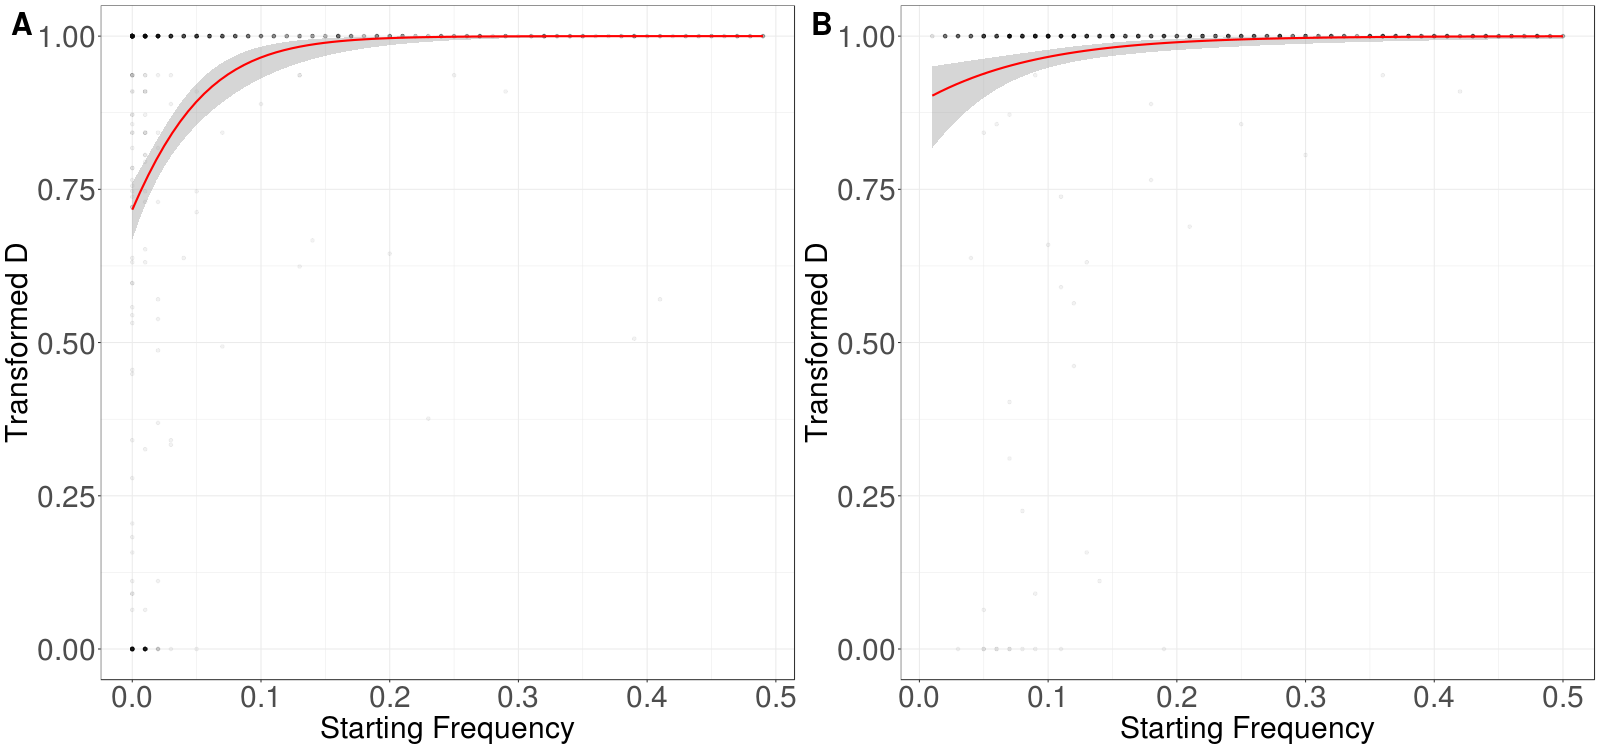

R code for this plot:
## Plot D ~ Starting Frequency (combining all simulation reps) ####################################################################
library(ggplot2)

scenarios <- c("NQTL100", "NQTL100_D0", "NQTL100_D1", "NQTL10", "NQTL10_D0", "NQTL10_D1", "NQTL10_FreqHigh5", "NQTL10_FreqLow5", "NQTL100_FreqHigh5", "NQTL100_FreqLow5", "NQTL100_ESDistE", "NQTL10_ESDistE")

for (k in c(4,7)) {
  scenario <- scenarios[k]
  for (i in 1:100){
    print(i)
    setwd(paste0("/fs/cbsubscb10/storage/rl683/TemporalScan/Simulations/", scenario, "/SimRep", i, "/ExpRepPlus1"))
    df1 <- read.table("SampleFreqAllTimepoints.txt", sep = ",", header = T)
    setwd(paste0("/fs/cbsubscb10/storage/rl683/TemporalScan/Simulations/", scenario, "/SimRep", i, "/ExpRepMinus1"))
    df2 <- read.table("SampleFreqAllTimepoints.txt", sep = ",", header = T)
    df1 <- df1[,c(1, 3, 4, 16)]
    colnames(df1) <- c("PermanentID", "Position", "EffectSize", "FrequencyPlus")
    df1 <- df1[which(df1$EffectSize!=0),]
    df2 <- df2[,c(1, 3, 4, 16, 7)]
    colnames(df2) <- c("PermanentID", "Position", "EffectSize", "FrequencyMinus", "StartingFrequency")
    df2 <- df2[which(df2$EffectSize!=0),]
    df <- merge(df1, df2, by="PermanentID", all=T)
    #Position<-apply(df[,c(2,5)], 1, function(x){mean(x, na.rm = T)})
    #EffectSize<-apply(df[,c(3,6)], 1, function(x){mean(x, na.rm = T)})
    df <- df[,c(1,4,7,8)]
    #df <- cbind(df, Position, EffectSize)
    df[is.na(df)]<-0
    df <- cbind(df, D=abs(df$FrequencyPlus-df$FrequencyMinus)) 
    if (i==1){
      gg_frame <- df
    }
    else {
      gg_frame<-rbind(gg_frame, df)
    }
  }
  
  gg_frame[,-1]<-gg_frame[,-1]/100
  
  fit1 <- glm(D~StartingFrequency, data=gg_frame, family=binomial)
  
  p1 <- ggplot(fit1$model, aes_string(x = names(fit1$model)[2], y = names(fit1$model)[1])) + 
    geom_point(alpha=0.05) +
    geom_smooth(method = "glm", method.args = list(family = "binomial"), col="red") +
    # stat_smooth(method = "lm", col = "red") +
    # labs(title = paste("Adj R2 = ",signif(summary(fit1)$adj.r.squared, 5),
    #                    " P =",signif(summary(fit1)$coef[2,4], 5))) +
    scale_y_continuous(limits = c(0,1)) + 
    theme(legend.position="none") +
    xlab("Starting Frequency") +
    ylab("D-value") +
    theme(axis.title = element_text(size = 30)) +
    theme(axis.text=element_text(size=30)) +
    theme(title = element_text(size=20)) +
    theme_bw() +
    theme(axis.text = element_text(size=30), axis.title = element_text(size=30)) +
    theme(text = element_text(size=30)) +
    theme(legend.text=element_text(size=30)) +
    theme(legend.background = element_rect(fill = "transparent")) +
    theme(legend.title = element_blank())
  
  setwd("/fs/cbsubscb10/storage/rl683/TemporalScan/Figures/Misc/")
  png(paste0("DvsFreq_", scenario, ".png"), width = 800, height = 750, units = "px", pointsize = 20)
  print(p1)
  dev.off()
  
  assign(paste0("panel_", k), p1)
}

library(cowplot)
figure_s7 <- plot_grid(panel_4, panel_7, labels=c("A", "B"), nrow = 1, label_size=30)
png(paste0("../FiguresForPaper/Figure_S7.png"), width = 800*2, height = 750, units = "px", pointsize = 20)
print(figure_s7)
dev.off()
